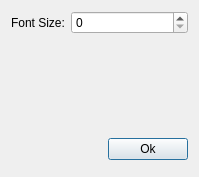
<?xml version="1.0" encoding="UTF-8"?>
<ui version="4.0">
 <class>KoSettingsDialog</class>
 <widget class="QDialog" name="KoSettingsDialog">
  <property name="geometry">
   <rect>
    <x>0</x>
    <y>0</y>
    <width>199</width>
    <height>177</height>
   </rect>
  </property>
  <property name="windowTitle">
   <string>Settings</string>
  </property>
  <layout class="QGridLayout" name="gridLayout">
   <item row="2" column="0" colspan="3">
    <spacer name="verticalSpacer">
     <property name="orientation">
      <enum>Qt::Vertical</enum>
     </property>
     <property name="sizeHint" stdset="0">
      <size>
       <width>20</width>
       <height>40</height>
      </size>
     </property>
    </spacer>
   </item>
   <item row="1" column="0">
    <widget class="QLabel" name="label">
     <property name="sizePolicy">
      <sizepolicy hsizetype="Maximum" vsizetype="Preferred">
       <horstretch>0</horstretch>
       <verstretch>0</verstretch>
      </sizepolicy>
     </property>
     <property name="text">
      <string>Font Size:</string>
     </property>
    </widget>
   </item>
   <item row="1" column="1" colspan="2">
    <widget class="QSpinBox" name="spinBoxFontSize">
     <property name="sizePolicy">
      <sizepolicy hsizetype="Expanding" vsizetype="Fixed">
       <horstretch>0</horstretch>
       <verstretch>0</verstretch>
      </sizepolicy>
     </property>
    </widget>
   </item>
   <item row="3" column="2">
    <widget class="QPushButton" name="btnOk">
     <property name="sizePolicy">
      <sizepolicy hsizetype="Fixed" vsizetype="Fixed">
       <horstretch>0</horstretch>
       <verstretch>0</verstretch>
      </sizepolicy>
     </property>
     <property name="text">
      <string>Ok</string>
     </property>
    </widget>
   </item>
   <item row="4" column="0" colspan="3">
    <widget class="QScreenKeyboard" name="koScreenKeyboard" native="true"/>
   </item>
  </layout>
 </widget>
 <layoutdefault spacing="6" margin="11"/>
 <customwidgets>
  <customwidget>
   <class>QScreenKeyboard</class>
   <extends>QWidget</extends>
   <header>qscreenkeyboard.h</header>
   <container>1</container>
  </customwidget>
 </customwidgets>
 <resources/>
 <connections/>
</ui>
